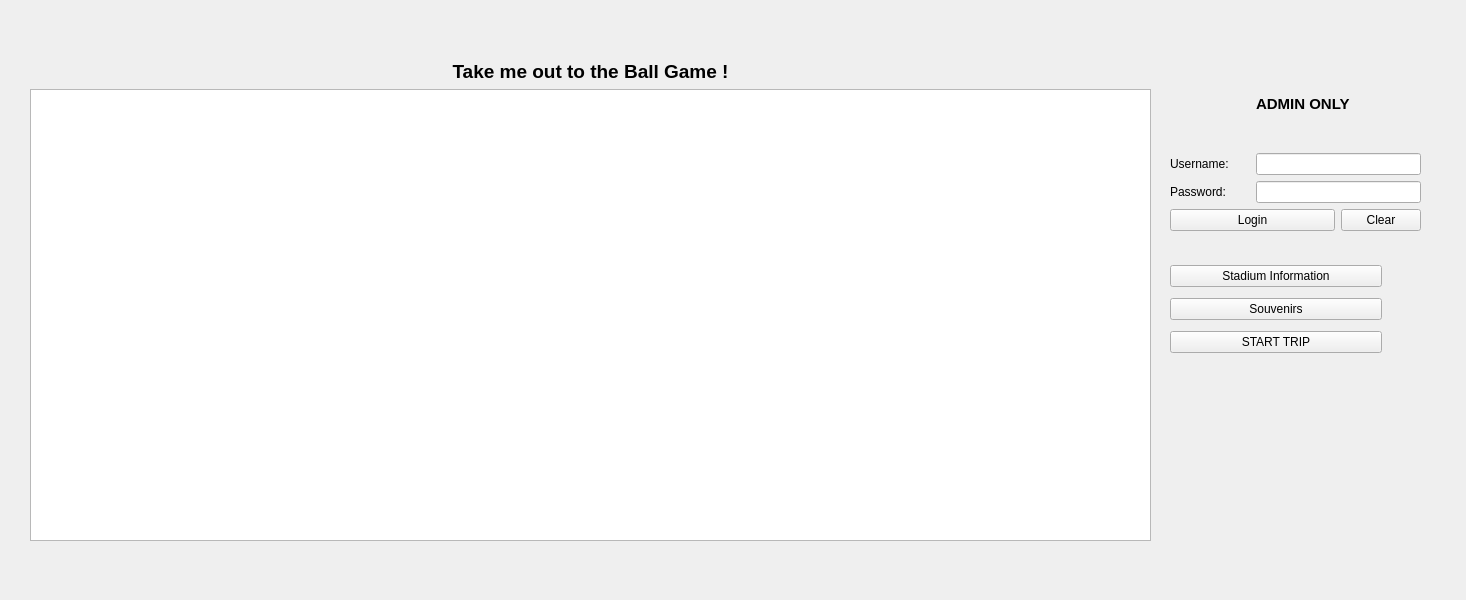
<?xml version="1.0" encoding="UTF-8"?>
<ui version="4.0">
 <class>MainWindow</class>
 <widget class="QMainWindow" name="MainWindow">
  <property name="geometry">
   <rect>
    <x>0</x>
    <y>0</y>
    <width>1466</width>
    <height>600</height>
   </rect>
  </property>
  <property name="windowTitle">
   <string>MainWindow</string>
  </property>
  <widget class="QWidget" name="centralwidget">
   <widget class="QStackedWidget" name="stackedWidget">
    <property name="geometry">
     <rect>
      <x>0</x>
      <y>0</y>
      <width>1461</width>
      <height>601</height>
     </rect>
    </property>
    <property name="currentIndex">
     <number>0</number>
    </property>
    <widget class="QWidget" name="MainMenu">
     <widget class="QWidget" name="layoutWidget">
      <property name="geometry">
       <rect>
        <x>1170</x>
        <y>260</y>
        <width>212</width>
        <height>100</height>
       </rect>
      </property>
      <layout class="QVBoxLayout" name="verticalLayout">
       <item>
        <widget class="QPushButton" name="DisplayCampusInfo">
         <property name="text">
          <string>Stadium Information</string>
         </property>
        </widget>
       </item>
       <item>
        <widget class="QPushButton" name="DisplaySouvenirs">
         <property name="text">
          <string>Souvenirs</string>
         </property>
        </widget>
       </item>
       <item>
        <widget class="QPushButton" name="StartTour">
         <property name="text">
          <string>START TRIP</string>
         </property>
        </widget>
       </item>
      </layout>
     </widget>
     <widget class="QWidget" name="layoutWidget_2">
      <property name="geometry">
       <rect>
        <x>1170</x>
        <y>60</y>
        <width>251</width>
        <height>171</height>
       </rect>
      </property>
      <layout class="QGridLayout" name="gridLayout">
       <item row="0" column="1" colspan="2">
        <widget class="QLabel" name="label_2">
         <property name="font">
          <font>
           <pointsize>11</pointsize>
           <weight>75</weight>
           <bold>true</bold>
          </font>
         </property>
         <property name="text">
          <string>ADMIN ONLY</string>
         </property>
        </widget>
       </item>
       <item row="1" column="0">
        <widget class="QLabel" name="usernameLabel">
         <property name="text">
          <string>Username: </string>
         </property>
        </widget>
       </item>
       <item row="1" column="1" colspan="2">
        <widget class="QLineEdit" name="usernameLineEdit">
         <property name="styleSheet">
          <string notr="true"/>
         </property>
        </widget>
       </item>
       <item row="2" column="0">
        <widget class="QLabel" name="passwordLabel">
         <property name="text">
          <string>Password: </string>
         </property>
        </widget>
       </item>
       <item row="2" column="1" colspan="2">
        <widget class="QLineEdit" name="passwordLineEdit">
         <property name="inputMethodHints">
          <set>Qt::ImhHiddenText|Qt::ImhNoAutoUppercase|Qt::ImhNoPredictiveText|Qt::ImhSensitiveData</set>
         </property>
         <property name="echoMode">
          <enum>QLineEdit::Password</enum>
         </property>
        </widget>
       </item>
       <item row="3" column="0" colspan="2">
        <widget class="QPushButton" name="loginPushBtn_2">
         <property name="text">
          <string>Login</string>
         </property>
        </widget>
       </item>
       <item row="3" column="2">
        <widget class="QPushButton" name="clearPushBtn_2">
         <property name="text">
          <string>Clear</string>
         </property>
        </widget>
       </item>
       <item row="0" column="0">
        <widget class="QLabel" name="MainWindowLogo">
         <property name="text">
          <string/>
         </property>
         <property name="alignment">
          <set>Qt::AlignCenter</set>
         </property>
        </widget>
       </item>
      </layout>
     </widget>
     <widget class="QWidget" name="layoutWidget_3">
      <property name="geometry">
       <rect>
        <x>30</x>
        <y>60</y>
        <width>1121</width>
        <height>481</height>
       </rect>
      </property>
      <layout class="QVBoxLayout" name="verticalLayout_2">
       <item>
        <widget class="QLabel" name="label">
         <property name="font">
          <font>
           <pointsize>14</pointsize>
           <weight>75</weight>
           <bold>true</bold>
          </font>
         </property>
         <property name="text">
          <string>Take me out to the Ball Game !</string>
         </property>
         <property name="alignment">
          <set>Qt::AlignCenter</set>
         </property>
        </widget>
       </item>
       <item>
        <widget class="QTableView" name="tableView"/>
       </item>
      </layout>
     </widget>
    </widget>
    <widget class="QWidget" name="PlanningMenu">
     <widget class="QWidget" name="layoutWidget_7">
      <property name="geometry">
       <rect>
        <x>30</x>
        <y>60</y>
        <width>1201</width>
        <height>481</height>
       </rect>
      </property>
      <layout class="QVBoxLayout" name="verticalLayout_5">
       <item>
        <widget class="QLabel" name="label_5">
         <property name="font">
          <font>
           <pointsize>14</pointsize>
           <weight>75</weight>
           <bold>true</bold>
          </font>
         </property>
         <property name="text">
          <string>STADIUM INFORMATION</string>
         </property>
         <property name="alignment">
          <set>Qt::AlignCenter</set>
         </property>
        </widget>
       </item>
       <item>
        <widget class="QTableView" name="DistancesTable"/>
       </item>
      </layout>
     </widget>
     <widget class="QWidget" name="layoutWidget_8">
      <property name="geometry">
       <rect>
        <x>1240</x>
        <y>60</y>
        <width>212</width>
        <height>352</height>
       </rect>
      </property>
      <layout class="QVBoxLayout" name="verticalLayout_6">
       <item>
        <widget class="QLabel" name="label_4">
         <property name="text">
          <string>&lt;html&gt;&lt;head/&gt;&lt;body&gt;&lt;p&gt;&lt;span style=&quot; text-decoration: underline;&quot;&gt;Select Team to View&lt;/span&gt;&lt;/p&gt;&lt;p&gt;&lt;br/&gt;&lt;/p&gt;&lt;/body&gt;&lt;/html&gt;</string>
         </property>
         <property name="alignment">
          <set>Qt::AlignCenter</set>
         </property>
        </widget>
       </item>
       <item>
        <widget class="QComboBox" name="StartingTeamComboBox">
         <item>
          <property name="text">
           <string>Arizona Diamondbacks</string>
          </property>
         </item>
         <item>
          <property name="text">
           <string>Atlanta Braves</string>
          </property>
         </item>
         <item>
          <property name="text">
           <string>Baltimore Orioles</string>
          </property>
         </item>
         <item>
          <property name="text">
           <string>Boston Red Sox </string>
          </property>
         </item>
         <item>
          <property name="text">
           <string>Chicago Cubs</string>
          </property>
         </item>
         <item>
          <property name="text">
           <string>Chicago White Sox</string>
          </property>
         </item>
         <item>
          <property name="text">
           <string>Cincinnati Reds</string>
          </property>
         </item>
         <item>
          <property name="text">
           <string>Cleveland Indians</string>
          </property>
         </item>
         <item>
          <property name="text">
           <string>Colorado Rockies</string>
          </property>
         </item>
         <item>
          <property name="text">
           <string>Detroit Tigers</string>
          </property>
         </item>
         <item>
          <property name="text">
           <string>Houston Astros</string>
          </property>
         </item>
         <item>
          <property name="text">
           <string>Kansas City Royals</string>
          </property>
         </item>
         <item>
          <property name="text">
           <string>Los Angeles Angels</string>
          </property>
         </item>
         <item>
          <property name="text">
           <string>Los Angeles Dodgers </string>
          </property>
         </item>
         <item>
          <property name="text">
           <string>Miami Marlins</string>
          </property>
         </item>
         <item>
          <property name="text">
           <string>Milwaukee Brewers</string>
          </property>
         </item>
         <item>
          <property name="text">
           <string>Minnesota Twins</string>
          </property>
         </item>
         <item>
          <property name="text">
           <string>New York Mets</string>
          </property>
         </item>
         <item>
          <property name="text">
           <string>New York Yankees</string>
          </property>
         </item>
         <item>
          <property name="text">
           <string>Oakland Athletics</string>
          </property>
         </item>
         <item>
          <property name="text">
           <string>Philadelphia Phillies</string>
          </property>
         </item>
         <item>
          <property name="text">
           <string>Pittsburgh Pirates</string>
          </property>
         </item>
         <item>
          <property name="text">
           <string>San Diego Padres</string>
          </property>
         </item>
         <item>
          <property name="text">
           <string>San Francisco Giants</string>
          </property>
         </item>
         <item>
          <property name="text">
           <string>Seattle Mariners</string>
          </property>
         </item>
         <item>
          <property name="text">
           <string>St. Louis Cardinals</string>
          </property>
         </item>
         <item>
          <property name="text">
           <string>Tampa Bay Rays</string>
          </property>
         </item>
         <item>
          <property name="text">
           <string>Texas Rangers</string>
          </property>
         </item>
         <item>
          <property name="text">
           <string>Toronto Blue Jays</string>
          </property>
         </item>
         <item>
          <property name="text">
           <string>Washington Nationals</string>
          </property>
         </item>
        </widget>
       </item>
       <item>
        <widget class="QPushButton" name="SelectStartingTeamButton">
         <property name="text">
          <string>View Team</string>
         </property>
        </widget>
       </item>
       <item>
        <widget class="QCheckBox" name="AmericanLeagueCheckBox">
         <property name="text">
          <string>American League</string>
         </property>
        </widget>
       </item>
       <item>
        <widget class="QCheckBox" name="NationalLeagueCheckBox">
         <property name="text">
          <string>National League </string>
         </property>
        </widget>
       </item>
       <item>
        <widget class="QPushButton" name="ViewLeagueInfo">
         <property name="text">
          <string>View League Info</string>
         </property>
        </widget>
       </item>
       <item>
        <widget class="QLabel" name="label_6">
         <property name="font">
          <font>
           <underline>true</underline>
          </font>
         </property>
         <property name="text">
          <string>Sort By</string>
         </property>
         <property name="alignment">
          <set>Qt::AlignCenter</set>
         </property>
        </widget>
       </item>
       <item>
        <widget class="QComboBox" name="SortingComboBox">
         <item>
          <property name="text">
           <string>Team Name</string>
          </property>
         </item>
         <item>
          <property name="text">
           <string>Stadium Name</string>
          </property>
         </item>
         <item>
          <property name="text">
           <string>Park Typology</string>
          </property>
         </item>
         <item>
          <property name="text">
           <string>Open Roof</string>
          </property>
         </item>
         <item>
          <property name="text">
           <string>Date Opened</string>
          </property>
         </item>
         <item>
          <property name="text">
           <string>Total Capacity</string>
          </property>
         </item>
         <item>
          <property name="text">
           <string>Center Field Distance (Greatest)</string>
          </property>
         </item>
         <item>
          <property name="text">
           <string>Center Field Distance (Smallest)</string>
          </property>
         </item>
        </widget>
       </item>
       <item>
        <widget class="QPushButton" name="PlanCustomTripButton">
         <property name="text">
          <string>Custom Trip</string>
         </property>
        </widget>
       </item>
       <item>
        <widget class="QPushButton" name="PrePlannedButton">
         <property name="text">
          <string>Pre-Planned Trip</string>
         </property>
        </widget>
       </item>
      </layout>
     </widget>
     <widget class="QPushButton" name="backButton_1">
      <property name="geometry">
       <rect>
        <x>10</x>
        <y>10</y>
        <width>71</width>
        <height>32</height>
       </rect>
      </property>
      <property name="text">
       <string>Back</string>
      </property>
     </widget>
    </widget>
    <widget class="QWidget" name="CustomTripMenu">
     <widget class="QWidget" name="layoutWidget">
      <property name="geometry">
       <rect>
        <x>390</x>
        <y>70</y>
        <width>531</width>
        <height>501</height>
       </rect>
      </property>
      <layout class="QVBoxLayout" name="verticalLayout_12">
       <item>
        <widget class="QLabel" name="CurrentQueueLabel">
         <property name="font">
          <font>
           <pointsize>18</pointsize>
          </font>
         </property>
         <property name="text">
          <string>Current Queue</string>
         </property>
         <property name="alignment">
          <set>Qt::AlignCenter</set>
         </property>
        </widget>
       </item>
       <item>
        <widget class="QTableView" name="QueueTableView"/>
       </item>
      </layout>
     </widget>
     <widget class="QWidget" name="layoutWidget">
      <property name="geometry">
       <rect>
        <x>10</x>
        <y>70</y>
        <width>361</width>
        <height>121</height>
       </rect>
      </property>
      <layout class="QVBoxLayout" name="verticalLayout_11">
       <item>
        <widget class="QLabel" name="TourPlanningLabel">
         <property name="font">
          <font>
           <pointsize>18</pointsize>
          </font>
         </property>
         <property name="text">
          <string>&lt;html&gt;&lt;head/&gt;&lt;body&gt;&lt;p&gt;&lt;span style=&quot; text-decoration: underline;&quot;&gt;Custom Trip&lt;/span&gt;&lt;/p&gt;&lt;p&gt;&lt;br/&gt;&lt;/p&gt;&lt;/body&gt;&lt;/html&gt;</string>
         </property>
         <property name="alignment">
          <set>Qt::AlignCenter</set>
         </property>
        </widget>
       </item>
       <item>
        <widget class="QPushButton" name="SelectStartingCollegeButton_3">
         <property name="text">
          <string>Load Data</string>
         </property>
        </widget>
       </item>
       <item>
        <widget class="QLabel" name="label_3">
         <property name="font">
          <font>
           <pointsize>12</pointsize>
          </font>
         </property>
         <property name="frameShape">
          <enum>QFrame::Panel</enum>
         </property>
         <property name="frameShadow">
          <enum>QFrame::Plain</enum>
         </property>
         <property name="text">
          <string>&lt;html&gt;&lt;head/&gt;&lt;body&gt;&lt;p&gt;&lt;span style=&quot; font-size:10pt; font-style:italic;&quot;&gt;&amp;quot;Plan your custom trip from point A to point B all in one!&amp;quot;&lt;/span&gt;&lt;/p&gt;&lt;/body&gt;&lt;/html&gt;</string>
         </property>
         <property name="alignment">
          <set>Qt::AlignCenter</set>
         </property>
        </widget>
       </item>
      </layout>
     </widget>
     <widget class="QPushButton" name="backButton_2">
      <property name="geometry">
       <rect>
        <x>10</x>
        <y>10</y>
        <width>71</width>
        <height>32</height>
       </rect>
      </property>
      <property name="text">
       <string>Back</string>
      </property>
     </widget>
     <widget class="QWidget" name="layoutWidget">
      <property name="geometry">
       <rect>
        <x>40</x>
        <y>210</y>
        <width>291</width>
        <height>213</height>
       </rect>
      </property>
      <layout class="QGridLayout" name="gridLayout_4">
       <item row="1" column="0">
        <widget class="QComboBox" name="StartingPointBox"/>
       </item>
       <item row="2" column="0">
        <widget class="QPushButton" name="AddQueueButton">
         <property name="text">
          <string>Add</string>
         </property>
        </widget>
       </item>
       <item row="3" column="0">
        <widget class="QPushButton" name="DeleteQueueButton">
         <property name="text">
          <string>Delete</string>
         </property>
        </widget>
       </item>
       <item row="0" column="0">
        <widget class="QLabel" name="CurrentLabel">
         <property name="font">
          <font>
           <pointsize>18</pointsize>
          </font>
         </property>
         <property name="text">
          <string>&lt;html&gt;&lt;head/&gt;&lt;body&gt;&lt;p&gt;&lt;span style=&quot; text-decoration: underline;&quot;&gt;SELECT STADIUM&lt;/span&gt;&lt;/p&gt;&lt;p&gt;&lt;br/&gt;&lt;/p&gt;&lt;/body&gt;&lt;/html&gt;</string>
         </property>
         <property name="alignment">
          <set>Qt::AlignCenter</set>
         </property>
        </widget>
       </item>
       <item row="4" column="0">
        <widget class="QPushButton" name="SortQueue">
         <property name="text">
          <string>Sort</string>
         </property>
        </widget>
       </item>
      </layout>
     </widget>
     <widget class="QWidget" name="layoutWidget">
      <property name="geometry">
       <rect>
        <x>90</x>
        <y>460</y>
        <width>181</width>
        <height>111</height>
       </rect>
      </property>
      <layout class="QVBoxLayout" name="verticalLayout_28">
       <item>
        <layout class="QVBoxLayout" name="verticalLayout_7">
         <item>
          <widget class="QPushButton" name="DepartButton">
           <property name="text">
            <string>Depart</string>
           </property>
          </widget>
         </item>
         <item>
          <widget class="QLabel" name="DistanceLabel">
           <property name="text">
            <string>Distance (miles)</string>
           </property>
           <property name="alignment">
            <set>Qt::AlignCenter</set>
           </property>
          </widget>
         </item>
        </layout>
       </item>
       <item>
        <widget class="QLCDNumber" name="DistanceNumber">
         <property name="sizePolicy">
          <sizepolicy hsizetype="Minimum" vsizetype="Minimum">
           <horstretch>0</horstretch>
           <verstretch>0</verstretch>
          </sizepolicy>
         </property>
         <property name="maximumSize">
          <size>
           <width>169</width>
           <height>16777215</height>
          </size>
         </property>
         <property name="smallDecimalPoint">
          <bool>false</bool>
         </property>
         <property name="digitCount">
          <number>7</number>
         </property>
        </widget>
       </item>
      </layout>
     </widget>
    </widget>
    <widget class="QWidget" name="PrePlannedMenu">
     <widget class="QWidget" name="layoutWidget_23">
      <property name="geometry">
       <rect>
        <x>40</x>
        <y>231</y>
        <width>296</width>
        <height>181</height>
       </rect>
      </property>
      <layout class="QGridLayout" name="gridLayout_15">
       <item row="1" column="0" colspan="2">
        <widget class="QComboBox" name="CollegeSelectBox"/>
       </item>
       <item row="2" column="0">
        <widget class="QLabel" name="CurrentLabel_20">
         <property name="font">
          <font>
           <pointsize>18</pointsize>
          </font>
         </property>
         <property name="text">
          <string>&lt;html&gt;&lt;head/&gt;&lt;body&gt;&lt;p&gt;&lt;span style=&quot; font-size:14pt;&quot;&gt;Desired Amount: &lt;/span&gt;&lt;/p&gt;&lt;/body&gt;&lt;/html&gt;</string>
         </property>
         <property name="alignment">
          <set>Qt::AlignCenter</set>
         </property>
        </widget>
       </item>
       <item row="0" column="0" colspan="2">
        <widget class="QLabel" name="SelectCollegeCampusLabel">
         <property name="font">
          <font>
           <pointsize>18</pointsize>
          </font>
         </property>
         <property name="text">
          <string>&lt;html&gt;&lt;head/&gt;&lt;body&gt;&lt;p&gt;&lt;span style=&quot; text-decoration: underline;&quot;&gt;Select Stadium&lt;/span&gt;&lt;/p&gt;&lt;/body&gt;&lt;/html&gt;</string>
         </property>
         <property name="alignment">
          <set>Qt::AlignCenter</set>
         </property>
        </widget>
       </item>
       <item row="2" column="1">
        <widget class="QComboBox" name="DesiredAmtBox">
         <item>
          <property name="text">
           <string>1</string>
          </property>
         </item>
         <item>
          <property name="text">
           <string>2</string>
          </property>
         </item>
         <item>
          <property name="text">
           <string>3</string>
          </property>
         </item>
         <item>
          <property name="text">
           <string>4</string>
          </property>
         </item>
         <item>
          <property name="text">
           <string>5</string>
          </property>
         </item>
         <item>
          <property name="text">
           <string>6</string>
          </property>
         </item>
         <item>
          <property name="text">
           <string>7</string>
          </property>
         </item>
         <item>
          <property name="text">
           <string>8</string>
          </property>
         </item>
         <item>
          <property name="text">
           <string>9</string>
          </property>
         </item>
         <item>
          <property name="text">
           <string>10</string>
          </property>
         </item>
         <item>
          <property name="text">
           <string>11</string>
          </property>
         </item>
         <item>
          <property name="text">
           <string>12</string>
          </property>
         </item>
         <item>
          <property name="text">
           <string>13</string>
          </property>
         </item>
        </widget>
       </item>
       <item row="5" column="1">
        <widget class="QPushButton" name="SortAmount">
         <property name="text">
          <string>Sort</string>
         </property>
        </widget>
       </item>
       <item row="5" column="0">
        <widget class="QPushButton" name="DeleteButton">
         <property name="text">
          <string>Delete</string>
         </property>
        </widget>
       </item>
      </layout>
     </widget>
     <widget class="QPushButton" name="backButton_6">
      <property name="geometry">
       <rect>
        <x>10</x>
        <y>10</y>
        <width>71</width>
        <height>32</height>
       </rect>
      </property>
      <property name="text">
       <string>Back</string>
      </property>
     </widget>
     <widget class="QWidget" name="layoutWidget_22">
      <property name="geometry">
       <rect>
        <x>10</x>
        <y>70</y>
        <width>355</width>
        <height>121</height>
       </rect>
      </property>
      <layout class="QVBoxLayout" name="verticalLayout_44">
       <item>
        <widget class="QLabel" name="PrePlannedLabel">
         <property name="font">
          <font>
           <pointsize>18</pointsize>
          </font>
         </property>
         <property name="text">
          <string>&lt;html&gt;&lt;head/&gt;&lt;body&gt;&lt;p&gt;&lt;span style=&quot; text-decoration: underline;&quot;&gt;Pre-Planned Trip&lt;/span&gt;&lt;/p&gt;&lt;/body&gt;&lt;/html&gt;</string>
         </property>
         <property name="alignment">
          <set>Qt::AlignCenter</set>
         </property>
        </widget>
       </item>
       <item>
        <widget class="QPushButton" name="LoadData">
         <property name="text">
          <string>Load Data</string>
         </property>
        </widget>
       </item>
       <item>
        <widget class="QLabel" name="label_20">
         <property name="font">
          <font>
           <pointsize>12</pointsize>
          </font>
         </property>
         <property name="frameShape">
          <enum>QFrame::Panel</enum>
         </property>
         <property name="frameShadow">
          <enum>QFrame::Plain</enum>
         </property>
         <property name="text">
          <string>&lt;html&gt;&lt;head/&gt;&lt;body&gt;&lt;p&gt;&lt;span style=&quot; font-style:italic;&quot;&gt;&amp;quot;Choose a pre-planned trip of your desire !&amp;quot;&lt;/span&gt;&lt;/p&gt;&lt;/body&gt;&lt;/html&gt;</string>
         </property>
         <property name="alignment">
          <set>Qt::AlignCenter</set>
         </property>
        </widget>
       </item>
       <item>
        <widget class="QLabel" name="label_21">
         <property name="font">
          <font>
           <pointsize>12</pointsize>
          </font>
         </property>
         <property name="frameShape">
          <enum>QFrame::Panel</enum>
         </property>
         <property name="frameShadow">
          <enum>QFrame::Plain</enum>
         </property>
         <property name="text">
          <string>&lt;html&gt;&lt;head/&gt;&lt;body&gt;&lt;p&gt;&lt;span style=&quot; font-style:italic;&quot;&gt;&amp;quot;The &lt;/span&gt;&lt;span style=&quot; font-weight:600; font-style:italic; text-decoration: underline;&quot;&gt;shortest &lt;/span&gt;&lt;span style=&quot; font-style:italic;&quot;&gt;route is automatically calculated!&amp;quot;&lt;/span&gt;&lt;/p&gt;&lt;/body&gt;&lt;/html&gt;</string>
         </property>
         <property name="alignment">
          <set>Qt::AlignCenter</set>
         </property>
        </widget>
       </item>
      </layout>
     </widget>
     <widget class="QWidget" name="layoutWidget_20">
      <property name="geometry">
       <rect>
        <x>390</x>
        <y>70</y>
        <width>431</width>
        <height>501</height>
       </rect>
      </property>
      <layout class="QVBoxLayout" name="verticalLayout_45">
       <item>
        <widget class="QLabel" name="CurrentQueueLabel_12">
         <property name="font">
          <font>
           <pointsize>18</pointsize>
          </font>
         </property>
         <property name="text">
          <string>Current Queue</string>
         </property>
         <property name="alignment">
          <set>Qt::AlignCenter</set>
         </property>
        </widget>
       </item>
       <item>
        <widget class="QTableView" name="PrePQueueTable"/>
       </item>
      </layout>
     </widget>
     <widget class="QWidget" name="layoutWidget_21">
      <property name="geometry">
       <rect>
        <x>90</x>
        <y>450</y>
        <width>181</width>
        <height>121</height>
       </rect>
      </property>
      <layout class="QVBoxLayout" name="verticalLayout_46">
       <item>
        <widget class="QPushButton" name="DepartButton_12">
         <property name="text">
          <string>Depart</string>
         </property>
        </widget>
       </item>
       <item>
        <widget class="QLabel" name="DistanceLabel_12">
         <property name="text">
          <string>Distance (miles)</string>
         </property>
         <property name="alignment">
          <set>Qt::AlignCenter</set>
         </property>
        </widget>
       </item>
       <item>
        <widget class="QLCDNumber" name="DistanceLCDctr">
         <property name="digitCount">
          <number>7</number>
         </property>
        </widget>
       </item>
      </layout>
     </widget>
    </widget>
    <widget class="QWidget" name="CampusPage">
     <widget class="QTableView" name="souvenirTableView">
      <property name="geometry">
       <rect>
        <x>10</x>
        <y>280</y>
        <width>321</width>
        <height>271</height>
       </rect>
      </property>
     </widget>
     <widget class="QPushButton" name="backButton_7">
      <property name="geometry">
       <rect>
        <x>10</x>
        <y>10</y>
        <width>71</width>
        <height>32</height>
       </rect>
      </property>
      <property name="text">
       <string>Back</string>
      </property>
     </widget>
     <widget class="QWidget" name="layoutWidget">
      <property name="geometry">
       <rect>
        <x>350</x>
        <y>310</y>
        <width>151</width>
        <height>174</height>
       </rect>
      </property>
      <layout class="QVBoxLayout" name="verticalLayout_3">
       <item>
        <widget class="QPushButton" name="loadSouvenirButton">
         <property name="text">
          <string>Load Data</string>
         </property>
        </widget>
       </item>
       <item>
        <widget class="QComboBox" name="souvenirComboBox"/>
       </item>
       <item>
        <widget class="QPushButton" name="purchaseSouvenirsButton">
         <property name="text">
          <string>Purchase</string>
         </property>
        </widget>
       </item>
       <item>
        <widget class="QPushButton" name="deleteSouvenirsButton">
         <property name="text">
          <string>Delete</string>
         </property>
        </widget>
       </item>
      </layout>
     </widget>
     <widget class="QWidget" name="layoutWidget">
      <property name="geometry">
       <rect>
        <x>570</x>
        <y>430</y>
        <width>265</width>
        <height>59</height>
       </rect>
      </property>
      <layout class="QVBoxLayout" name="verticalLayout_4"/>
     </widget>
     <widget class="QLabel" name="collegeNameLabel">
      <property name="geometry">
       <rect>
        <x>91</x>
        <y>21</y>
        <width>371</width>
        <height>19</height>
       </rect>
      </property>
      <property name="font">
       <font>
        <pointsize>12</pointsize>
        <weight>75</weight>
        <bold>true</bold>
       </font>
      </property>
      <property name="text">
       <string>TextLabel</string>
      </property>
     </widget>
     <widget class="QLabel" name="collegePicturesLabel">
      <property name="geometry">
       <rect>
        <x>91</x>
        <y>49</y>
        <width>391</width>
        <height>201</height>
       </rect>
      </property>
      <property name="text">
       <string>TextLabel</string>
      </property>
     </widget>
     <widget class="QLabel" name="label_8">
      <property name="geometry">
       <rect>
        <x>570</x>
        <y>430</y>
        <width>263</width>
        <height>28</height>
       </rect>
      </property>
      <property name="text">
       <string>Move on to next Stadium</string>
      </property>
     </widget>
     <widget class="QPushButton" name="nextCollegeButton">
      <property name="geometry">
       <rect>
        <x>570</x>
        <y>464</y>
        <width>263</width>
        <height>23</height>
       </rect>
      </property>
      <property name="text">
       <string>Next</string>
      </property>
     </widget>
     <widget class="QTextBrowser" name="collegeDescriptionTextBrowser">
      <property name="geometry">
       <rect>
        <x>530</x>
        <y>60</y>
        <width>321</width>
        <height>341</height>
       </rect>
      </property>
      <property name="font">
       <font>
        <pointsize>11</pointsize>
       </font>
      </property>
     </widget>
     <widget class="QLabel" name="label_7">
      <property name="geometry">
       <rect>
        <x>350</x>
        <y>550</y>
        <width>51</width>
        <height>20</height>
       </rect>
      </property>
      <property name="text">
       <string>Total: </string>
      </property>
      <property name="alignment">
       <set>Qt::AlignRight|Qt::AlignTrailing|Qt::AlignVCenter</set>
      </property>
     </widget>
     <widget class="QLCDNumber" name="priceLCDNumber">
      <property name="geometry">
       <rect>
        <x>429</x>
        <y>531</y>
        <width>151</width>
        <height>49</height>
       </rect>
      </property>
      <property name="digitCount">
       <number>7</number>
      </property>
     </widget>
    </widget>
   </widget>
  </widget>
 </widget>
 <resources/>
 <connections/>
</ui>
